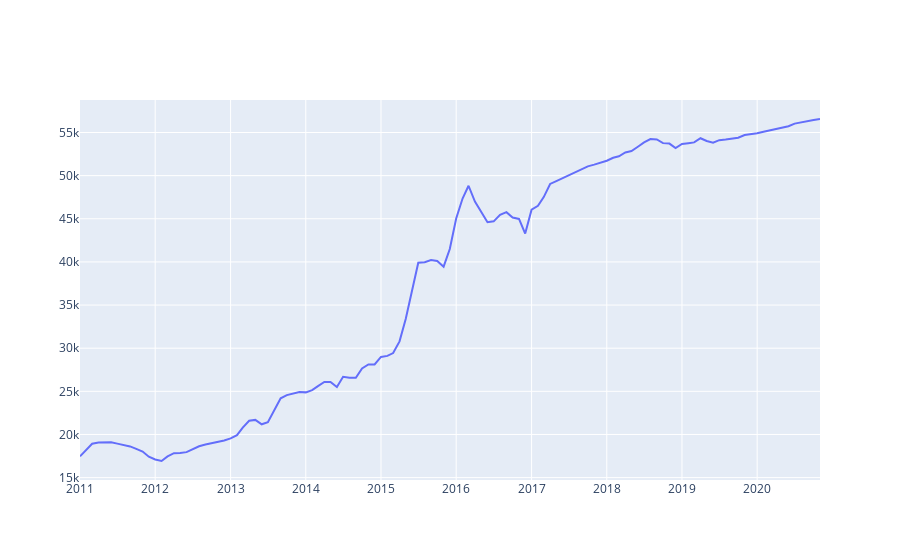

The notebook cell saved with this chart:
### Code cell
trace_1 = go.Scatter( # 'go.scatter' command to draw a line
    x = all_hou_pri['year_month'],# '[]' to read the data from our dataframe for the X and Y axis.
    y = all_hou_pri['price'],
    mode = 'lines',
    name = 'shenzhen') 

figure1 = go.Figure(data=[trace_1]) #'go.figure' command to draw the line in the canvas.

plotly.offline.iplot(figure1) #'plotly.offline.iplot' command to show the chart in this notebook as below.
